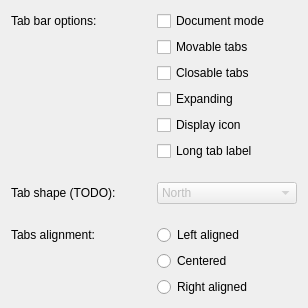
<?xml version="1.0" encoding="UTF-8"?>
<ui version="4.0">
 <class>TabBarForm</class>
 <widget class="QWidget" name="TabBarForm">
  <property name="geometry">
   <rect>
    <x>0</x>
    <y>0</y>
    <width>308</width>
    <height>308</height>
   </rect>
  </property>
  <property name="sizePolicy">
   <sizepolicy hsizetype="Fixed" vsizetype="Fixed">
    <horstretch>0</horstretch>
    <verstretch>0</verstretch>
   </sizepolicy>
  </property>
  <property name="windowTitle">
   <string>Form</string>
  </property>
  <layout class="QGridLayout" name="gridLayout_2">
   <item row="0" column="0">
    <layout class="QGridLayout" name="gridLayout">
     <item row="7" column="1">
      <widget class="QComboBox" name="shapeComboBox">
       <property name="enabled">
        <bool>false</bool>
       </property>
       <item>
        <property name="text">
         <string>North</string>
        </property>
       </item>
       <item>
        <property name="text">
         <string>South</string>
        </property>
       </item>
       <item>
        <property name="text">
         <string>West</string>
        </property>
       </item>
       <item>
        <property name="text">
         <string>East</string>
        </property>
       </item>
      </widget>
     </item>
     <item row="8" column="0">
      <spacer name="verticalSpacer">
       <property name="orientation">
        <enum>BobUI::Vertical</enum>
       </property>
       <property name="sizeHint" stdset="0">
        <size>
         <width>20</width>
         <height>12</height>
        </size>
       </property>
      </spacer>
     </item>
     <item row="0" column="0">
      <widget class="QLabel" name="label_2">
       <property name="text">
        <string>Tab bar options:</string>
       </property>
       <property name="alignment">
        <set>BobUI::AlignRight|BobUI::AlignTrailing|BobUI::AlignVCenter</set>
       </property>
      </widget>
     </item>
     <item row="0" column="1">
      <widget class="QCheckBox" name="documentModeButton">
       <property name="text">
        <string>Document mode</string>
       </property>
      </widget>
     </item>
     <item row="2" column="1">
      <widget class="QCheckBox" name="closableTabsButton">
       <property name="text">
        <string>Closable tabs</string>
       </property>
      </widget>
     </item>
     <item row="9" column="1">
      <widget class="QRadioButton" name="leftAlignedButton">
       <property name="text">
        <string>Left aligned</string>
       </property>
       <attribute name="buttonGroup">
        <string notr="true">textAlignmentGroup</string>
       </attribute>
      </widget>
     </item>
     <item row="1" column="1">
      <widget class="QCheckBox" name="movableTabsButton">
       <property name="text">
        <string>Movable tabs</string>
       </property>
      </widget>
     </item>
     <item row="7" column="0">
      <widget class="QLabel" name="label_3">
       <property name="text">
        <string>Tab shape (TODO):</string>
       </property>
       <property name="alignment">
        <set>BobUI::AlignRight|BobUI::AlignTrailing|BobUI::AlignVCenter</set>
       </property>
      </widget>
     </item>
     <item row="3" column="1">
      <widget class="QCheckBox" name="expandingTabsButton">
       <property name="text">
        <string>Expanding</string>
       </property>
      </widget>
     </item>
     <item row="9" column="0">
      <widget class="QLabel" name="label">
       <property name="text">
        <string>Tabs alignment:</string>
       </property>
       <property name="alignment">
        <set>BobUI::AlignRight|BobUI::AlignTrailing|BobUI::AlignVCenter</set>
       </property>
      </widget>
     </item>
     <item row="6" column="1">
      <spacer name="verticalSpacer_2">
       <property name="orientation">
        <enum>BobUI::Vertical</enum>
       </property>
       <property name="sizeHint" stdset="0">
        <size>
         <width>20</width>
         <height>12</height>
        </size>
       </property>
      </spacer>
     </item>
     <item row="4" column="1">
      <widget class="QCheckBox" name="displayIconButton">
       <property name="text">
        <string>Display icon</string>
       </property>
      </widget>
     </item>
     <item row="10" column="1">
      <widget class="QRadioButton" name="centeredButton">
       <property name="text">
        <string>Centered</string>
       </property>
       <attribute name="buttonGroup">
        <string notr="true">textAlignmentGroup</string>
       </attribute>
      </widget>
     </item>
     <item row="11" column="1">
      <widget class="QRadioButton" name="rightAlignedButton">
       <property name="text">
        <string>Right aligned</string>
       </property>
       <attribute name="buttonGroup">
        <string notr="true">textAlignmentGroup</string>
       </attribute>
      </widget>
     </item>
     <item row="5" column="1">
      <widget class="QCheckBox" name="longLabelButton">
       <property name="text">
        <string>Long tab label</string>
       </property>
      </widget>
     </item>
    </layout>
   </item>
  </layout>
 </widget>
 <resources/>
 <connections/>
 <buttongroups>
  <buttongroup name="textAlignmentGroup"/>
 </buttongroups>
</ui>
